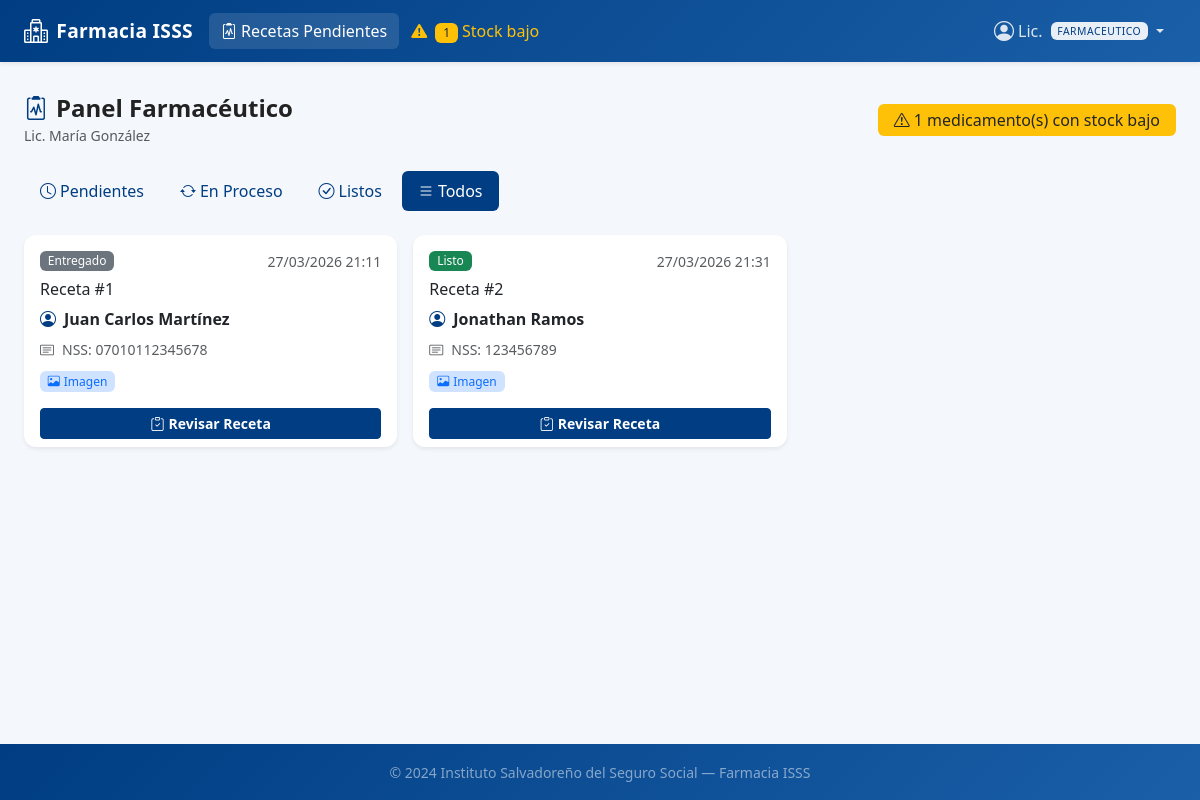
The page /farmaceutico?status=todos (signed in) on the database its author committed.
### models.py (models this page shows, shortened)
class User(UserMixin, db.Model):
    __tablename__ = 'users'
    id = db.Column(db.Integer, primary_key=True)
    username = db.Column(db.String(80), unique=True, nullable=False)
    password_hash = db.Column(db.String(256), nullable=False)
    role = db.Column(db.String(20), nullable=False)  # paciente, farmaceutico, admin
    nombre_completo = db.Column(db.String(150), nullable=False)
    num_seguro_social = db.Column(db.String(50), nullable=True)
    created_at = db.Column(db.DateTime, default=datetime.utcnow)
    prescriptions = db.relationship('Prescription', backref='patient', lazy=True,
                                    foreign_keys='Prescription.patient_id')
    orders_processed = db.relationship('Order', backref='pharmacist', lazy=True,
                                       foreign_keys='Order.pharmacist_id')

class Prescription(db.Model):
    __tablename__ = 'prescriptions'
    id = db.Column(db.Integer, primary_key=True)
    patient_id = db.Column(db.Integer, db.ForeignKey('users.id'), nullable=False)
    filename = db.Column(db.String(256), nullable=False)
    upload_date = db.Column(db.DateTime, default=datetime.utcnow)
    status = db.Column(db.String(20), default='pendiente')  # pendiente, en_proceso, listo, entregado
    notes = db.Column(db.Text, nullable=True)
    orders = db.relationship('Order', backref='prescription', lazy=True)
    def status_label(self):
        labels = {
            'pendiente': 'Pendiente',
            'en_proceso': 'En Proceso',
            'listo': 'Listo',
            'entregado': 'Entregado'
        }
        return labels.get(self.status, self.status)
    def status_class(self):
        classes = {
            'pendiente': 'warning',
            'en_proceso': 'info',
            'listo': 'success',
            'entregado': 'secondary'
        }
        return classes.get(self.status, 'secondary')

### app.py (the view)
@app.route('/farmaceutico')
@login_required
@role_required('farmaceutico')
def pharmacist_dashboard():
    status_filter = request.args.get('status', 'pendiente')
    query = Prescription.query
    if status_filter and status_filter != 'todos':
        query = query.filter_by(status=status_filter)
    prescriptions = query.order_by(Prescription.upload_date.asc()).all()
    return render_template('pharmacist/dashboard.html',
                           prescriptions=prescriptions,
                           status_filter=status_filter)

### app.py (called while the page is built)
def role_required(*roles):
    def decorator(f):
        @wraps(f)
        def decorated(*args, **kwargs):
            if not current_user.is_authenticated:
                return redirect(url_for('login'))
            if current_user.role not in roles:
                abort(403)
            return f(*args, **kwargs)
        return decorated
    return decorator

@login_manager.user_loader
def load_user(user_id):
    return User.query.get(int(user_id))

@app.context_processor
def inject_globals():
    low_stock_count = 0
    if current_user.is_authenticated and current_user.role in ('admin', 'farmaceutico'):
        low_stock_count = Medication.query.filter(
            Medication.stock <= Medication.stock_minimo
        ).count()
    return dict(low_stock_count=low_stock_count)

### templates/pharmacist/dashboard.html (shortened to what this page needs)
{% extends 'base.html' %}
{% block content %}
<div class="row align-items-center mb-4">
  <div class="col">
    <h4 class="fw-bold mb-0">
      <i class="bi bi-clipboard2-pulse me-2 text-isss"></i>Panel Farmacéutico
    </h4>
    <small class="text-muted">{{ current_user.nombre_completo }}</small>
  </div>
  <div class="col-auto">
    {% if low_stock_count > 0 %}
    <span class="badge bg-warning text-dark fs-6 px-3 py-2">
      <i class="bi bi-exclamation-triangle me-1"></i>{{ low_stock_count }} medicamento(s) con stock bajo
    </span>
    {% endif %}
  </div>
</div>
<ul class="nav nav-pills mb-4 gap-1">
  {% for s, label, icon in [
    ('pendiente', 'Pendientes', 'bi-clock'),
    ('en_proceso', 'En Proceso', 'bi-arrow-repeat'),
    ('listo', 'Listos', 'bi-check-circle'),
    ('todos', 'Todos', 'bi-list')
  ] %}
  <li class="nav-item">
    <a class="nav-link {% if status_filter == s %}active bg-isss{% endif %}"
       href="{{ url_for('pharmacist_dashboard', status=s) }}">
      <i class="bi {{ icon }} me-1"></i>{{ label }}
    </a>
  </li>
  {% endfor %}
</ul>
{% if prescriptions %}
<div class="row g-3">
  {% for p in prescriptions %}
  <div class="col-12 col-md-6 col-xl-4">
    <div class="card h-100 shadow-sm border-0 card-hover">
      <div class="card-body">
        <div class="d-flex justify-content-between align-items-start mb-2">
          <span class="badge bg-{{ p.status_class() }}">
            {{ p.status_label() }}
          </span>
          <small class="text-muted">{{ p.upload_date.strftime('%d/%m/%Y %H:%M') }}</small>
        </div>
        <h6 class="card-title">Receta #{{ p.id }}</h6>
        <div class="d-flex align-items-center gap-2 mb-2">
          <i class="bi bi-person-circle text-isss"></i>
          <span class="fw-semibold">{{ p.patient.nombre_completo }}</span>
        </div>
        <div class="d-flex align-items-center gap-2 text-muted small">
          <i class="bi bi-card-text"></i>
          <span>NSS: {{ p.patient.num_seguro_social or 'N/A' }}</span>
        </div>
        <div class="mt-2">
          {% set ext = p.filename.rsplit('.', 1)[1].lower() %}
          {% if ext == 'pdf' %}
          <span class="badge bg-danger-subtle text-danger">
            <i class="bi bi-file-pdf me-1"></i>PDF
          </span>
          {% else %}
          <span class="badge bg-primary-subtle text-primary">
            <i class="bi bi-image me-1"></i>Imagen
          </span>
          {% endif %}
        </div>
      </div>
      <div class="card-footer bg-transparent border-0 pt-0">
        <a href="{{ url_for('pharmacist_prescription', prescription_id=p.id) }}"
           class="btn btn-isss btn-sm w-100">
          <i class="bi bi-clipboard-check me-1"></i>Revisar Receta
        </a>
      </div>
    </div>
  </div>
  {% endfor %}
</div>
{% else %}
<div class="text-center py-5">
  <i class="bi bi-check2-all display-1 text-success opacity-50"></i>
  <h5 class="mt-3 text-muted">No hay recetas en este estado</h5>
</div>
{% endif %}
{% endblock %}

### templates/base.html (shortened to what this page needs)
<!DOCTYPE html>
<html lang="es">
<head>
  <link rel="stylesheet" href="https://cdn.jsdelivr.net/npm/bootstrap@5.3.2/dist/css/bootstrap.min.css" />
  <link rel="stylesheet" href="https://cdn.jsdelivr.net/npm/bootstrap-icons@1.11.3/font/bootstrap-icons.min.css" />
  <link rel="stylesheet" href="{{ url_for('static', filename='css/style.css') }}" />
</head>
<body class="d-flex flex-column min-vh-100">
<nav class="navbar navbar-expand-lg navbar-dark bg-isss shadow-sm">
  <div class="container-fluid px-4">
    <a class="navbar-brand d-flex align-items-center gap-2" href="{{ url_for('index') }}">
      <i class="bi bi-hospital fs-4"></i>
      <span class="fw-bold">Farmacia ISSS</span>
    </a>
    <div class="collapse navbar-collapse" id="navbarMain">
      {% if current_user.is_authenticated %}
      <ul class="navbar-nav me-auto mb-2 mb-lg-0">
        {% if current_user.role == 'paciente' %}
          <li class="nav-item">
            <a class="nav-link {% if request.endpoint == 'patient_dashboard' %}active{% endif %}"
               href="{{ url_for('patient_dashboard') }}">
              <i class="bi bi-grid-1x2 me-1"></i>Mis Recetas
            </a>
          </li>
          <li class="nav-item">
            <a class="nav-link {% if request.endpoint == 'patient_upload' %}active{% endif %}"
               href="{{ url_for('patient_upload') }}">
              <i class="bi bi-upload me-1"></i>Subir Receta
            </a>
          </li>
        {% elif current_user.role == 'farmaceutico' %}
          <li class="nav-item">
            <a class="nav-link {% if request.endpoint == 'pharmacist_dashboard' %}active{% endif %}"
               href="{{ url_for('pharmacist_dashboard') }}">
              <i class="bi bi-clipboard2-pulse me-1"></i>Recetas Pendientes
            </a>
          </li>
          {% if low_stock_count > 0 %}
          <li class="nav-item">
            <a class="nav-link text-warning" href="#">
              <i class="bi bi-exclamation-triangle-fill me-1"></i>
              <span class="badge bg-warning text-dark">{{ low_stock_count }}</span> Stock bajo
            </a>
          </li>
          {% endif %}
        {% endif %}
      </ul>
      <ul class="navbar-nav ms-auto mb-2 mb-lg-0 align-items-lg-center">
        <li class="nav-item dropdown">
          <a class="nav-link dropdown-toggle d-flex align-items-center gap-1" href="#"
             data-bs-toggle="dropdown">
            <i class="bi bi-person-circle fs-5"></i>
            <span class="d-none d-lg-inline">{{ current_user.nombre_completo.split()[0] }}</span>
            <span class="badge bg-white text-isss ms-1 small">{{ current_user.role }}</span>
          </a>
        </li>
      </ul>
      {% endif %}
    </div>
  </div>
</nav>
<main class="container-fluid px-4 py-3 flex-grow-1">
  {% block content %}{% endblock %}
</main>
<footer class="footer-isss mt-auto py-3">
  <div class="container text-center">
    <span class="text-white-50 small">
      &copy; {{ now.year if now is defined else '2024' }} Instituto Salvadoreño del Seguro Social &mdash; Farmacia ISSS
    </span>
  </div>
</footer>
</body>
</html>

### static/css/style.css (style rules this page uses)
:root { --isss-blue: #003d82; --isss-blue-dark: #002d62; --isss-blue-light: #e8f0fb; --isss-blue-mid: #1a5fa8; }
body { font-family: 'Segoe UI', system-ui, -apple-system, sans-serif; background-color: #f4f7fb; color: #222; }
.bg-isss { background-color: var(--isss-blue) !important; }
.text-isss { color: var(--isss-blue) !important; }
.btn-isss { background-color: var(--isss-blue); border-color: var(--isss-blue); color: #fff; font-weight: 600; transition: all 0.2s ease; }
.nav-link.active.bg-isss { color: #fff !important; }
.navbar.bg-isss { background: linear-gradient(135deg, var(--isss-blue) 0%, var(--isss-blue-mid) 100%) !important; }
.navbar-dark .navbar-nav .nav-link { color: rgba(255, 255, 255, 0.85); transition: color 0.2s; border-radius: 6px; padding: 6px 12px; }
.navbar-dark .navbar-nav .nav-link:hover, .navbar-dark .navbar-nav .nav-link.active { color: #fff; background: rgba(255, 255, 255, 0.12); }
.navbar-brand { font-size: 1.2rem; letter-spacing: 0.3px; }
.badge.bg-white.text-isss { background: rgba(255, 255, 255, 0.9) !important; color: var(--isss-blue) !important; font-size: 0.65rem; text-transform: uppercase; letter-spacing: 0.5px; }
.card { border-radius: 12px; }
.card-hover { transition: transform 0.2s ease, box-shadow 0.2s ease; cursor: pointer; }
.footer-isss { background: linear-gradient(135deg, var(--isss-blue) 0%, var(--isss-blue-mid) 100%); }
.badge { font-weight: 500; }
.nav-pills .nav-link { color: var(--isss-blue); font-weight: 500; }

### rows shown on the page
User: nombre_completo "Lic.", role "FARMACEUTICO", nombre_completo "Lic. María González"
Prescription: status_label "Entregado", upload_date "27/03/2026 21:11", id "1", patient.nombre_completo "Juan Carlos Martínez", patient "07010112345678"
Prescription: status_label "Listo", upload_date "27/03/2026 21:31", id "2", patient.nombre_completo "Jonathan Ramos", patient "123456789"

### other values the page prints
{{ low_stock_count }} "1"
{{ label }} "Pendientes" "En Proceso" "Listos" "Todos"
{{ now.year if now is defined else '2024' }} "2024"
